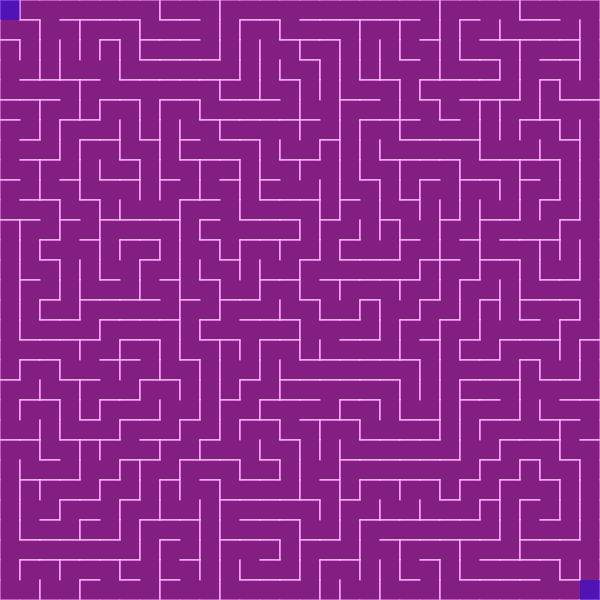
Frame 1 (no input)
Frame 60 (no input): identical to frame 1, image omitted
Frame 120 (the mouse pressed at the canvas centre since frame 60): identical to frame 1, image omitted

The p5.js sketch that drew this single still picture (run headless with seeded random() and noise() and a simulated clock; from frame 60 on, the mouse is pressed at the canvas centre):

// p5.js sketch
// ── sketch.js
var rows, cols;
var w = 20;

var curr;

var grid = [];
var stack = [];

var t = true;
var t2 = false;

function setup() {
	document.addEventListener('keydown', keyPush);
	createCanvas(600, 600);
	rows = floor(600/w);
	cols = floor(600/w);

	for (var   j = 0; j < cols; j++) {
	    for (var i = 0; i < rows; i++) {
	    	var cell = new Cell(i, j);
	    	grid.push(cell);
	    }
	}
	curr = grid[0];
	curr.visited = true;
	stack.push(curr)
	while (stack.length != 0){
		var next = curr.checkNear();
	  	if (next){
	  		next.visited = true;
	  		stack.push(curr);
	 		removeWalls(curr, next);
	 		curr = next;
	 	}else if (stack.length > 0){
	 		curr = stack.pop();
	 	}
	 }
}

function draw() {
	background(51);
	for (var k = 0; k < grid.length; k++) {
	    grid[k].show();
	}
	curr.lite();
	grid[grid.length-1].lite();
 }

function keyPush(evt){
	switch(evt.keyCode){
		case 37:
			if (!curr.walls[3]){
				curr = grid[index(curr.i-1, curr.j)];
			}
			break;
		case 38:
			if (!curr.walls[0]){
				curr = grid[index(curr.i, curr.j-1)];
			}
			break;
		case 39:
			if (!curr.walls[1]){
				curr = grid[index(curr.i+1, curr.j)];
			}
			break;
		case 40:
			if (!curr.walls[2]){
				curr = grid[index(curr.i, curr.j+1)];
			}
			break;
	}
}

function fun(){
	var string = "";
 	string += rows + " " + cols + "<br>";
 	for (var k = 0; k < grid.length; k++) {
 		string += grid[k].walls[0] ? "1 " : "0 ";
 		string += grid[k].walls[1] ? "1 " : "0 ";
 		string += grid[k].walls[2] ? "1 " : "0 ";
 		string += grid[k].walls[3] ? "1 " : "0 ";
 		string += "<br>";
 	}
 	document.write(string);
}

function index(i, j){
	if (i < 0 || j < 0 || i >= cols || j >= rows){
		return -1;
	}else{
		return i + j * cols;
	}
}

function removeWalls(a, b){
	x = a.i - b.i;
	y = a.j - b.j;
	if (x === 1) {a.walls[3] = false; b.walls[1] = false;}
	if (x === -1) {a.walls[1] = false; b.walls[3] = false;}
	if (y === 1) {a.walls[0] = false; b.walls[2] = false;}
	if (y === -1) {a.walls[2] = false; b.walls[0] = false;}
}

function Cell(i, j){
	this.i = i;
	this.j = j;
	this.visited = false;
	this.walls = [true, true, true, true];

	this.lite = function(){
		var x = this.i*w;
   		var y = this.j*w;
    	noStroke();
    	fill(0, 0, 255, 100);
    	rect(x, y, w, w);
	}

	this.checkNear = function(){
		var near = [];
		var top    = grid[index(i, j-1)];
		var right  = grid[index(i+1, j)];
		var left   = grid[index(i-1, j)];
		var bottom = grid[index(i, j+1)];

		if (top && !top.visited)      {near.push(top);}
		if (right && !right.visited)  {near.push(right);}
		if (bottom && !bottom.visited){near.push(bottom);}
		if (left && !left.visited)    {near.push(left);}

		if (near.length > 0) {
      		var r = floor(random(0, near.length));
      		return near[r];
    	}else{
      		return undefined;
    	}
	}
	
	this.show = function(){
		var x = this.i * w;
		var y = this.j * w;

		stroke(255);

		if (this.walls[0]){line(x,  y,  x+w,y  );}
		if (this.walls[1]){line(x+w,y,  x+w,y+w);}
		if (this.walls[2]){line(x,  y+w,x+w,y+w);}
		if (this.walls[3]){line(x,  y,  x  ,y+w);}

		if (this.visited){
			noStroke();
    	  	fill(255, 0, 255, 100);
      		rect(x, y, w, w);
		}
	}
}
